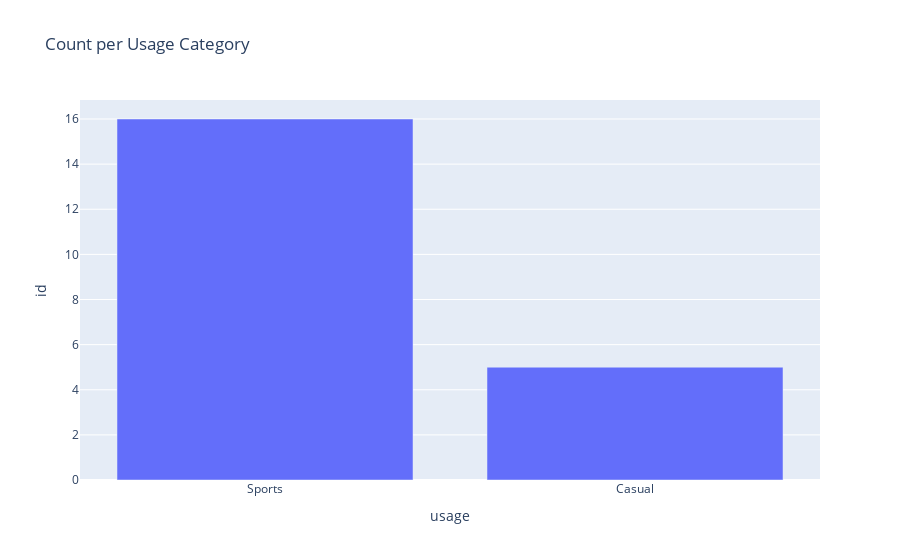

The notebook cell saved with this chart:
### Code cell
fig = px.bar(data.groupby('usage').count().reset_index(), x='usage', y='id', title='Count per Usage Category')
fig.update_layout(barmode='stack', xaxis={'categoryorder':'total descending'})

### Figure 1 — Plotly figure (JSON) as saved in the notebook; plotly's stock layout.template omitted (floating-point values rounded to 4 significant figures)
{"data": [{"alignmentgroup": "True", "hovertemplate": "usage=%{x}<br>id=%{y}<extra></extra>", "legendgroup": "", "marker": {"color": "#636efa", "pattern": {"shape": ""}}, "name": "", "offsetgroup": "", "orientation": "v", "showlegend": false, "textposition": "auto", "type": "bar", "x": ["Casual", "Sports"], "xaxis": "x", "y": [5, 16], "yaxis": "y"}], "layout": {"barmode": "stack", "legend": {"tracegroupgap": 0}, "title": {"text": "Count per Usage Category"}, "xaxis": {"anchor": "y", "categoryorder": "total descending", "domain": [0, 1], "title": {"text": "usage"}}, "yaxis": {"anchor": "x", "domain": [0, 1], "title": {"text": "id"}}}}
